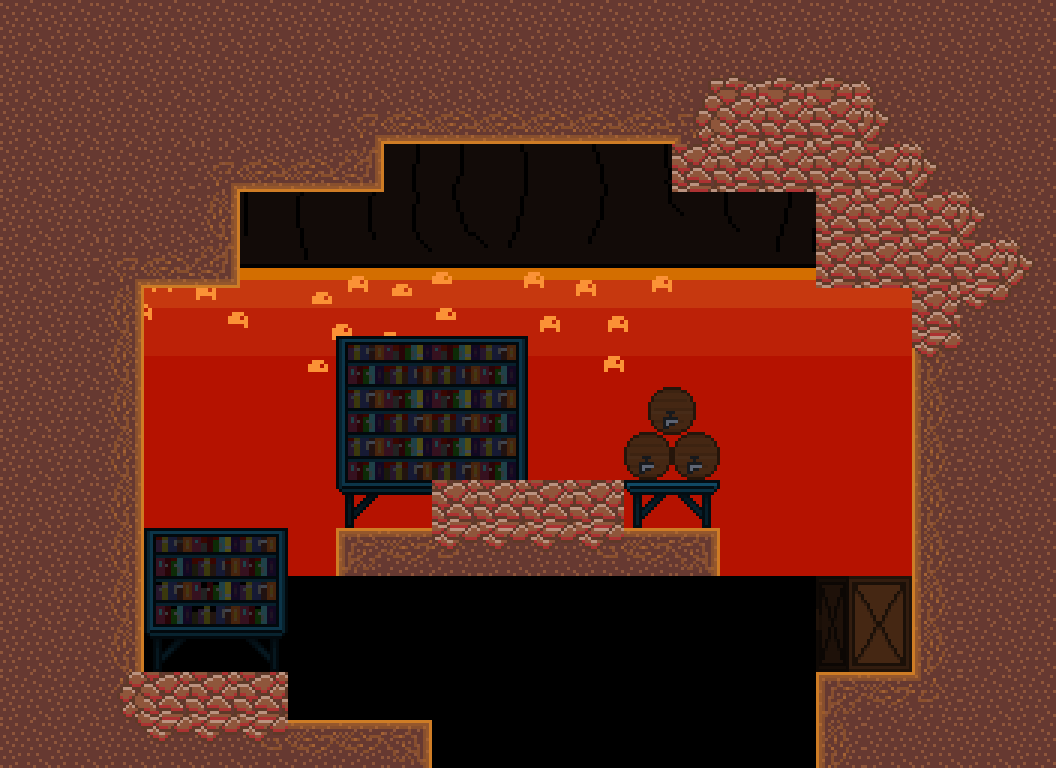

Rendered tile map (Tiled .tmx) drawn with the repository's tilesets; below, a short description and the map source with its tile grids summarised:
An orthogonal 22x16 tile map with 48x48 px tiles, 2 tile layers (back_tiles, front), 3 tilesets, 1 image layer and 15 objects (SpawnPoint, HealthChargePickup, Portal).

<map version="1.10" tiledversion="1.11.0" orientation="orthogonal" renderorder="right-down" width="22" height="16" tilewidth="48" tileheight="48" infinite="0" nextlayerid="20" nextobjectid="160">
 <tileset firstgid="1" name="tileset01" tilewidth="48" tileheight="48" tilecount="176" columns="16">
  <image source="../tilesets/tileset01.png" width="768" height="528" />
 </tileset>
 <tileset firstgid="177" name="tileset02" tilewidth="48" tileheight="48" tilecount="121" columns="11">
  <image source="../tilesets/tileset02.png" width="528" height="528" />
 </tileset>
 <tileset firstgid="298" name="objects" tilewidth="48" tileheight="48" tilecount="64" columns="8">
  <image source="../tilesets/objects.png" width="384" height="384" />
 </tileset>
 <imagelayer id="17" name="Image Layer 1">
  <image source="../Backgrounds/fire_back.png" width="1024" height="576" />
  <properties>
   <property name="depth" type="int" value="3000" />
   <property name="parallax_x" type="float" value="0" />
   <property name="parallax_y" type="float" value="0" />
   <property name="repeat_y" type="bool" value="true" />
  </properties>
 </imagelayer>
 <imagelayer id="18" name="Image Layer 2">
  <image source="Backgrounds/fire_far.png" width="1024" height="576" />
  <properties>
   <property name="depth" type="int" value="2900" />
   <property name="parallax_x" type="float" value="0.2" />
   <property name="parallax_y" type="float" value="0.8" />
   <property name="repeat_y" type="bool" value="false" />
  </properties>
 </imagelayer>
 <imagelayer id="19" name="Image Layer 3">
  <image source="Backgrounds/fire_front.png" width="1024" height="576" />
  <properties>
   <property name="depth" type="int" value="2800" />
   <property name="parallax_x" type="float" value="0.3" />
   <property name="parallax_y" type="float" value="0.9" />
   <property name="repeat_y" type="bool" value="false" />
  </properties>
 </imagelayer>
 <layer id="11" name="back_tiles" width="22" height="16">
  <properties>
   <property name="depth" type="int" value="1000" />
   <property name="tileset" type="int" value="1" />
  </properties>
  <data>[352 cells, 187 non-empty, 13 distinct tile ids]</data>
 </layer>
 <layer id="12" name="front" width="22" height="16">
  <properties>
   <property name="depth" type="int" value="900" />
   <property name="tileset" type="int" value="1" />
  </properties>
  <data>[352 cells, 55 non-empty, 27 distinct tile ids]</data>
 </layer>
 <objectgroup color="#ffaa00" id="16" name="spawnpoints">
  <object id="35" type="SpawnPoint" x="432" y="720" width="48" height="48">
   <properties>
    <property name="id" type="int" value="0" />
   </properties>
  </object>
 </objectgroup>
 <objectgroup id="14" name="objects">
  <object id="159" type="HealthChargePickup" x="528" y="384" width="48" height="48">
   <properties>
    <property name="id" type="int" value="4" />
    <property name="lore" type="int" value="9" />
    <property name="text" value="unfortunately our master was not powerful enough" />
   </properties>
  </object>
 </objectgroup>
 <objectgroup color="#0000ff" id="13" name="walls">
  <properties>
   <property name="isWallLayer" type="bool" value="true" />
  </properties>
  <object id="54" x="0" y="0" width="144" height="768" />
  <object id="96" x="816" y="672" width="96" height="96" />
  <object id="103" x="912" y="0" width="144" height="768" />
  <object id="119" x="672" y="144" width="240" height="48" />
  <object id="136" x="144" y="672" width="144" height="96" />
  <object id="137" x="288" y="720" width="144" height="48" />
  <object id="141" x="336" y="528" width="384" height="48" />
  <object id="142" x="816" y="192" width="96" height="96" />
  <object id="143" x="144" y="0" width="768" height="144" />
  <object id="155" x="144" y="192" width="96" height="96" />
  <object id="156" x="144" y="144" width="240" height="48" />
  <object id="157" x="432" y="480" width="192" height="48" />
 </objectgroup>
 <objectgroup color="#00ff00" id="15" name="doors">
  <object id="19" type="Portal" x="432" y="816" width="384" height="48">
   <properties>
    <property name="horizontal" type="bool" value="true" />
    <property name="id_point" type="int" value="2" />
    <property name="id_room" type="int" value="10" />
   </properties>
  </object>
 </objectgroup>
</map>
